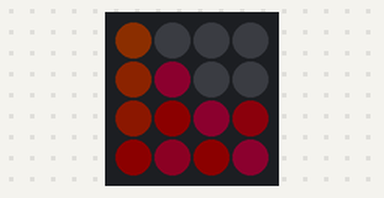
A program run on a simulated Raspberry Pi Pico running MicroPython. On the bench: 4×4 RGB LED matrix (first LED top left, wired row by row). Dim RGB values are drawn brighter than linear; random numbers come from a fixed seed.

Above: at 4.43 s.
At 10.57 s:
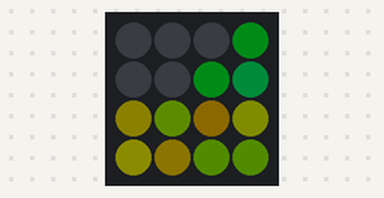
At 17.92 s:
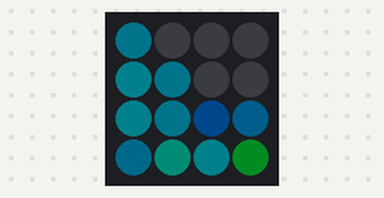
At 21.8 s:
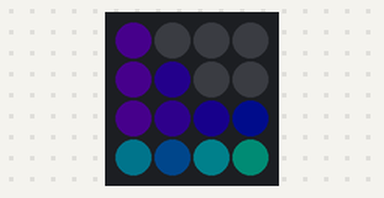
At 28.88 s:
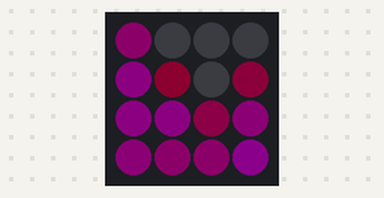
At 36.01 s:
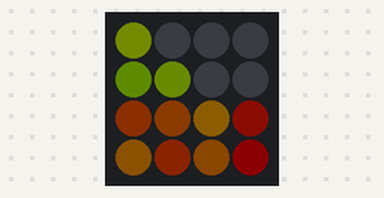

The program:

LEDSandSimDemo_02.py
```python
import machine
import neopixel
import time
import random

# --- Hardware Configuration ---
PIN = 25
WIDTH = 4
HEIGHT = 4
PIXELS = WIDTH * HEIGHT
LED_ORDER = 3
GLOBAL_BRIGHTNESS = 0.05  # Safe power limit for the Pico regulator

# Initialize the NeoPixel matrix
np = neopixel.NeoPixel(machine.Pin(PIN), PIXELS, bpp=LED_ORDER)

# --- The Physics Engine State ---
# We use -1 to represent EMPTY space.
# Any value from 0 to 255 represents a grain of sand and its specific Hue (Color).
grid = [[-1 for _ in range(WIDTH)] for _ in range(HEIGHT)]

def hsv_to_rgb(h, s, v):
    """
    Converts a Hue (0.0 to 1.0) into standard RGB.
    This is critical for easily shifting colors through the rainbow
    without having to manually calculate Red, Green, and Blue sine waves.
    """
    if s == 0.0: return (int(v * 255), int(v * 255), int(v * 255))
    i = int(h * 6.0)
    f = (h * 6.0) - i
    p = v * (1.0 - s)
    q = v * (1.0 - s * f)
    t = v * (1.0 - s * (1.0 - f))
    i %= 6
    if i == 0: r, g, b = v, t, p
    elif i == 1: r, g, b = q, v, p
    elif i == 2: r, g, b = p, v, t
    elif i == 3: r, g, b = p, q, v
    elif i == 4: r, g, b = t, p, v
    else: r, g, b = v, p, q
    return (int(r * 255), int(g * 255), int(b * 255))

def apply_color(idx, hue_val):
    """Maps the virtual grid data to physical LED colors."""
    if hue_val == -1:
        np[idx] = (0, 0, 0) # Turn LED off if empty
    else:
        # Convert our 0-255 Hue integer into a 0.0-1.0 float for the math function
        h_float = hue_val / 255.0
        # Get the RGB tuple, utilizing our global brightness safeguard
        rgb = hsv_to_rgb(h_float, 1.0, GLOBAL_BRIGHTNESS)
        np[idx] = rgb

def draw_grid():
    """Iterates through our 2D memory array and pushes it to the hardware."""
    for y in range(HEIGHT):
        for x in range(WIDTH):
            idx = y * WIDTH + x
            apply_color(idx, grid[y][x])
    np.write()

def update_sand():
    """The Core Physics Step (Scanning bottom-to-top to prevent teleportation)."""
    for y in range(HEIGHT - 2, -1, -1):
        for x in range(WIDTH):
            if grid[y][x] != -1: # If there is a grain of sand here
                # Rule 1: Fall straight down
                if grid[y+1][x] == -1:
                    grid[y+1][x] = grid[y][x]
                    grid[y][x] = -1
                # Rule 2: Slide diagonally DOWN-LEFT
                elif x > 0 and grid[y+1][x-1] == -1:
                    grid[y+1][x-1] = grid[y][x]
                    grid[y][x] = -1
                # Rule 3: Slide diagonally DOWN-RIGHT
                elif x < WIDTH - 1 and grid[y+1][x+1] == -1:
                    grid[y+1][x+1] = grid[y][x]
                    grid[y][x] = -1

def count_sand():
    """Counts how many pixels are currently filled."""
    count = 0
    for y in range(HEIGHT):
        for x in range(WIDTH):
            if grid[y][x] != -1:
                count += 1
    return count

def drop_floor():
    """
    The Infinite Scroll Mechanic.
    Shifts every row down by 1. The bottom row is overwritten and lost.
    The top row is cleared to make room for new sand.
    """
    for y in range(HEIGHT - 1, 0, -1):
        for x in range(WIDTH):
            grid[y][x] = grid[y-1][x]

    # Clear the very top row
    for x in range(WIDTH):
        grid[0][x] = -1

def run_infinite_sand():
    """The main game loop."""
    base_hue = 0        # Start at Red
    grains_spawned = 0  # Track how much sand has fallen to know when to change color
    frame_tick = 0      # Used to slow down the spawn rate slightly

    try:
        while True:
            # 1. Calculate gravity/collisions
            update_sand()

            # 2. Spawn new sand (every other frame so it doesn't instantly clog)
            if frame_tick % 2 == 0:
                spawn_x = random.randint(0, WIDTH - 1)
                if grid[0][spawn_x] == -1:
                    # Add a slight random variance (-15 to +15) to the hue
                    # so the sand looks textured, not just a solid block of color.
                    hue_variance = random.randint(-15, 15)
                    grain_color = (base_hue + hue_variance) % 256

                    grid[0][spawn_x] = grain_color
                    grains_spawned += 1

                    # 3. Change the overall color palette every 16 grains (approx 1 screen)
                    if grains_spawned % 16 == 0:
                        # Shift the hue by 45 degrees (e.g., Red -> Yellow -> Green)
                        base_hue = (base_hue + 45) % 256

            # 4. Render the frame
            draw_grid()

            # 5. Check the "Weight" of the screen
            # If 12 or more pixels are full (75% capacity), drop the floor.
            # This ensures the screen never fills, and old sand falls off the bottom.
            if count_sand() >= 12:
                drop_floor()

            frame_tick += 1
            time.sleep(0.15) # Adjust for overall speed

    except KeyboardInterrupt:
        # Clean shutdown for Thonny
        for i in range(PIXELS):
            np[i] = (0, 0, 0)
        np.write()

# Ignite the simulation
run_infinite_sand()
```
